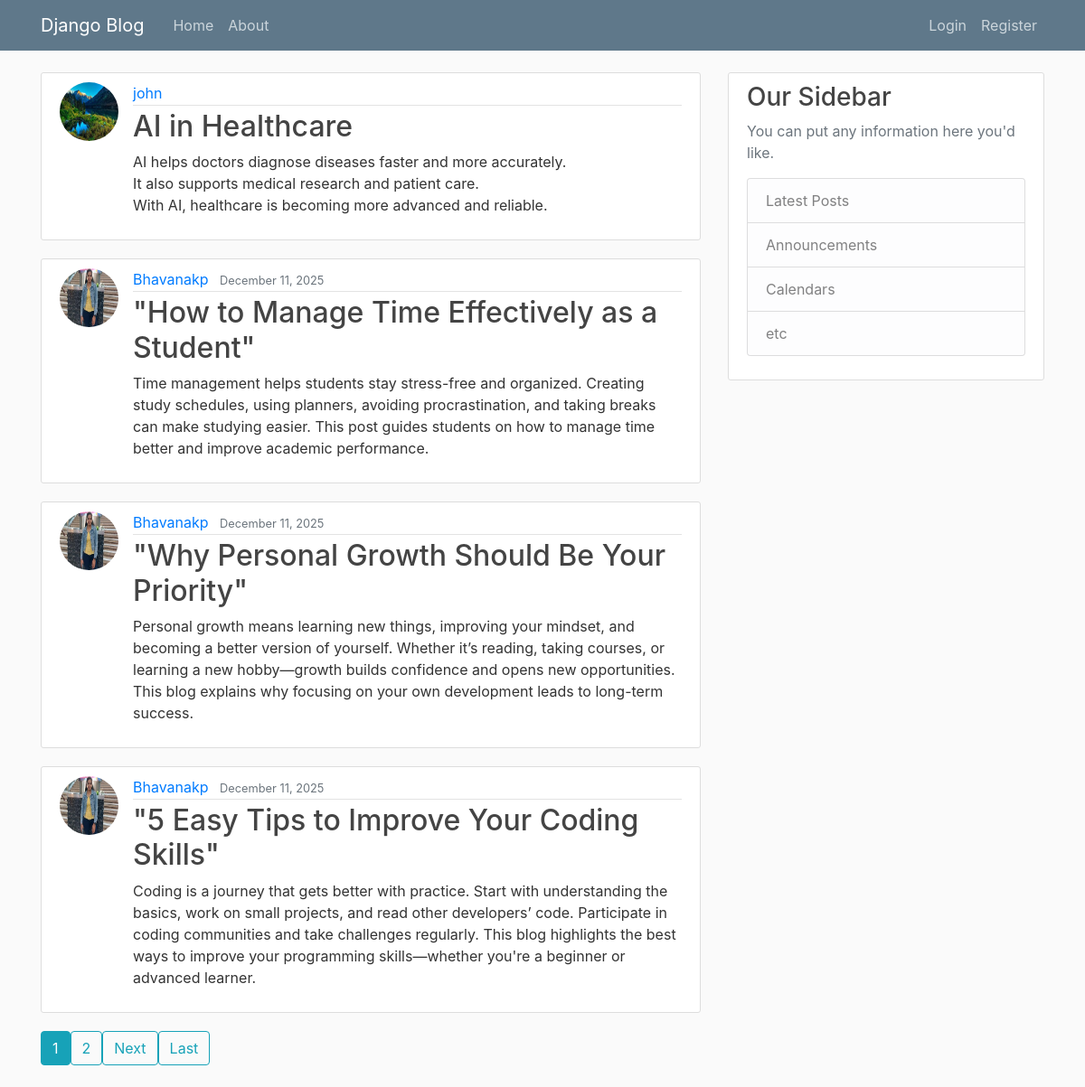
The page / on the database its author committed.
### Blog/models.py (models this page shows, shortened)
class Post(models.Model):
    title = models.CharField(max_length=100)
    content = models.TextField()
    date_posted = models.DateTimeField(default=timezone.now)
    author = models.ForeignKey(User, on_delete=models.CASCADE)

### Register/models.py (models this page shows, shortened)
class Profile(models.Model):
    user = models.OneToOneField(User, on_delete=models.CASCADE)
    image = models.ImageField(default='default.jpg', upload_to='profile_pics')

### Blog/views.py (the view)
# urls.py: path('', PostListView.as_view(), name='blog-home'),
class PostListView(ListView):
    model = Post
    template_name = 'blog/home.html'  # <app>/<model>_<viewtype>.html
    context_object_name = 'posts'
    ordering = ['-date_posted']
    paginate_by = 4

### Blog/templates/Blog/home.html (shortened to what this page needs)
{% extends "blog/base.html" %}
{% block content %}
    {% for post in posts %}
        <article class="media content-section">
            <img class="rounded-circle article-img" src="{{ post.author.profile.image.url }}">
            <div class="media-body">
                <div class="article-metadata">
                    <a class="mr-2" href="{% url 'user-posts' post.author.username %}">{{ post.author }}</a>
                    <small class="text-muted">{{ post.date_posted|date:"F d, Y" }}</small>
                </div>
                <h2><a class="article-title" href="{% url 'post-detail' post.id %}">{{ post.title }}</a></h2>
                <p class="article-content">{{ post.content }}</p>
            </div>
        </article>
    {% endfor %}
    {% if is_paginated %}
        <div class="pagination mb-4">
            {% for num in page_obj.paginator.page_range %}
                {% if page_obj.number == num %}
                    <a class="btn btn-info" href="?page={{ num }}">{{ num }}</a>
                {% elif num > page_obj.number|add:'-3' and num < page_obj.number|add:'3' %}
                    <a class="btn btn-outline-info" href="?page={{ num }}">{{ num }}</a>
                {% endif %}
            {% endfor %}
            {% if page_obj.has_next %}
                <a class="btn btn-outline-info" href="?page={{ page_obj.next_page_number }}">Next</a>
                <a class="btn btn-outline-info" href="?page={{ page_obj.paginator.num_pages }}">Last</a>
            {% endif %}
        </div>
    {% endif %}
{% endblock content %}

### Blog/templates/Blog/base.html (shortened to what this page needs)
{% load static %}
<!DOCTYPE html>
<html>
<head>
  <link rel="stylesheet" href="https://maxcdn.bootstrapcdn.com/bootstrap/4.0.0/css/bootstrap.min.css"
>
  <link rel="stylesheet" type="text/css" href="{% static 'blog/main.css' %}">
</head>
<body>
  <header class="site-header">
    <nav class="navbar navbar-expand-md navbar-dark bg-steel fixed-top">
      <div class="container">
        <a class="navbar-brand mr-4" href="{% url 'blog-home' %}">Django Blog</a>
        <div class="collapse navbar-collapse" id="navbarToggle">
          <div class="navbar-nav mr-auto">
            <a class="nav-item nav-link" href="{% url 'blog-home' %}">Home</a>
            <a class="nav-item nav-link" href="{% url 'blog-about' %}">About</a>
          </div>
          <div class="navbar-nav">
            {% if user.is_authenticated %}
            <a class="nav-item nav-link" href="{% url 'post-create' %}">New Post</a>
            <a class="nav-item nav-link" href="{% url 'profile' %}">Profile</a>
            <form method="post" action="{% url 'logout' %}">
              {% csrf_token %}
              <button type="submit" class="nav-link-as-button">
                Logout
              </button>
            </form>
            {% else %}
            <a class="nav-item nav-link" href="{% url 'login' %}">Login</a>
            <a class="nav-item nav-link" href="{% url 'register' %}">Register</a>
            {% endif %}
          </div>
        </div>
      </div>
    </nav>
  </header>
  <main role="main" class="container">
    <div class="row">
      <div class="col-md-8">
        {% block content %}{% endblock %}
      </div>
      <div class="col-md-4">
        <div class="content-section">
          <h3>Our Sidebar</h3>
          <p class='text-muted'>You can put any information here you'd like.
          <ul class="list-group">
            <li class="list-group-item list-group-item-light">Latest Posts</li>
            <li class="list-group-item list-group-item-light">Announcements</li>
            <li class="list-group-item list-group-item-light">Calendars</li>
            <li class="list-group-item list-group-item-light">etc</li>
          </ul>
          </p>
        </div>
      </div>
    </div>
  </main>
</body>
</html>

### Blog/static/Blog/main.css (style rules this page uses)
body { background: #fafafa; color: #333333; margin-top: 5rem; }
h1, h2, h3, h4, h5, h6 { color: #444444; }
ul { margin: 0; }
.bg-steel { background-color: #5f788a; }
.site-header .navbar-nav .nav-link { color: #cbd5db; }
.content-section { background: #ffffff; padding: 10px 20px; border: 1px solid #dddddd; border-radius: 3px; margin-bottom: 20px; }
.article-title { color: #444444; }
.article-content { white-space: pre-line; }
.article-img { height: 65px; width: 65px; margin-right: 16px; }
.article-metadata { padding-bottom: 1px; margin-bottom: 4px; border-bottom: 1px solid #e3e3e3 }

### rows shown on the page
Post: author.profile.image (picture), author "john", title "AI in Healthcare", content "AI helps doctors diagnose diseases faster and more accurately. It also supports medical research and patient care. With AI, healthcare is becoming more advanced and reliable."
Post: author.profile.image (picture), author "Bhavanakp", date_posted "December 11, 2025", title "\"How to Manage Time Effectively as a Student\"", content "Time management helps students stay stress-free and organized. Creating study schedules, using planners, avoiding procrastination, and taking breaks can make studying easier. This post guides students on how to manage time better and improve academic performance."
Post: author.profile.image (picture), author "Bhavanakp", date_posted "December 11, 2025", title "\"Why Personal Growth Should Be Your Priority\"", content "Personal growth means learning new things, improving your mindset, and becoming a better version of yourself. Whether it’s reading, taking courses, or learning a new hobby—growth builds confidence and opens new opportunities. This blog explains why focusing on your own development leads to long-term success."
Post: author.profile.image (picture), author "Bhavanakp", date_posted "December 11, 2025", title "\"5 Easy Tips to Improve Your Coding Skills\"", content "Coding is a journey that gets better with practice. Start with understanding the basics, work on small projects, and read other developers’ code. Participate in coding communities and take challenges regularly. This blog highlights the best ways to improve your programming skills—whether you're a beginner or advanced learner."

### other values the page prints
{{ num }} "1"
{{ num }} "2"
